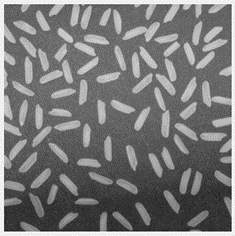
%> input picture images/rice.png, 235 x 236 px
$ octave test2.m   (GNU Octave 9; MATLAB toolbox functions it lacks are replaced by stand-ins)
%> lines starting %> are read from the running program, lines starting %| are printed output that depends on the picture; in (x1, y1, x2, y2) boxes, pixels count from 0 and x2, y2 are one past the last pixel; in counts of white or black regions, pixels touching at a corner belong together; the program's own positions count from 1
%% example.m
% Writen by https://blog.csdn.net/weixin_50731917/article/details/128463253

clear, clc, close all

%载入图片
srcImage=imread('rice.png');
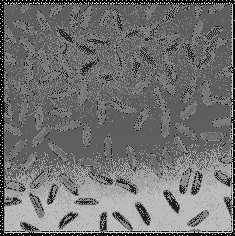
%> srcImage: size 236x235 uint8; min 9, max 211, mean 113.1

im = rgb2gray(srcImage);
bw = imbinarize(im, graythresh(im));
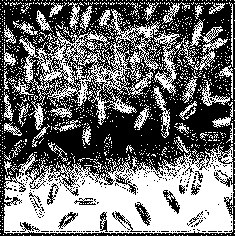
%> bw: size 236x235 logical; 44.2% white; 1197 white regions (1153 under 20 px), largest, box (x1, y1, x2, y2) and area: (4, 144, 234, 234) 12837, (19, 9, 161, 130) 4494, (178, 19, 228, 70) 635

%运用开操作消去噪点
se = strel('disk',10);
openbw = imopen(bw,se);
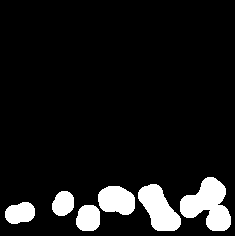
%> openbw: size 236x235 logical; 9.3% white; 6 white regions, box (x1, y1, x2, y2) and area: (180, 177, 231, 231) 1621, (138, 184, 181, 231) 1204, (98, 186, 135, 215) 853, (76, 205, 100, 231) 532, (5, 202, 35, 224) 515, (52, 191, 74, 216) 435

% 形态学处理，腐蚀图像
se = strel('disk',15);
openbw = imerode(openbw,se);
%> openbw: size 236x235 logical; every value is 0

%获取连通区域，并进行显示
L = bwlabel(openbw,8);
%> L: size 236x235 double; every value is 0
RGB = label2rgb(L);
%> RGB: size 236x235x3 uint8; every value is 255

% 求各个连通区域的凸包
convex_img = zeros(size(im));
status = regionprops(L, 'ConvexHull');
%> status = empty struct
for i = 1:size(status,1)
     tn = uint16(status(i).ConvexHull);
     convex_img = convex_img + roipoly(im,tn(:, 1),tn(:, 2));
end
%> this loop made 0 passes

% 凸包与凸包处理前做差处理
diff_img = convex_img-openbw;

% 运用开操作消去噪点
se = strel('disk',5);
diff_open = imopen(diff_img,se);

% 运用闭操作填补轮廓
se = strel('disk',60);
diff_close = imclose(diff_open,se);

% 闭运算结果与原二值图做差
diff_img = openbw-diff_close;

% 获取连通区域，并进行显示
diff_img = imbinarize(diff_img, graythresh(diff_img));
[L,num] = bwlabel(diff_img, 8);
%> num = 0
status = regionprops(L,'BoundingBox'); % 获取标记框
%> status = 0 regions
centroid = regionprops(L,'Centroid'); % 获取标记中心
%> centroid = 0 regions
RGB = label2rgb(L);

% 最终显示结果
figure, imshow(srcImage), title(sprintf("大米数量为%d",num));
hold on;
for n = 1:num
	rectangle('position',status(n).BoundingBox,'edgecolor','r'); % 画框
    text(centroid(n,1).Centroid(1,1)-1,centroid(n,1).Centroid(1,2)-1, num2str(n),'Color', 'r')  % 标号
end
